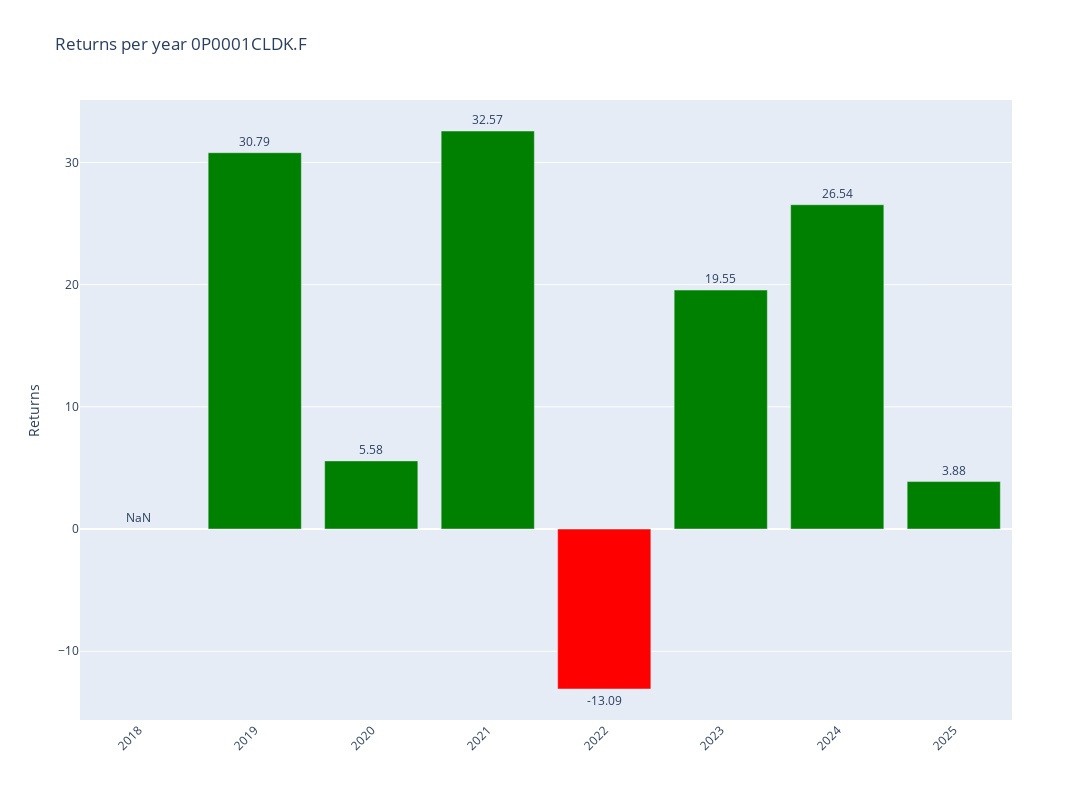

The notebook cell this image was saved under:
### Code cell
# Plotly
fig = make_subplots()

# Add colors
colors = ['green' if x >= 0 else 'red' for x in annual_data['Return']]

# Graph (1,1)
fig.add_trace(go.Bar(y=annual_data['Return'],x=annual_data['Return'].index,text=round(annual_data['Return'],2),textposition='outside',marker_color=colors,hoverinfo='skip'),row=1,col=1)

# Update xaxis properties
fig.update_yaxes(title_text="Returns", row=1, col=1)

fig.update_layout(xaxis=dict(tickvals=annual_data.index,tickangle=-45),height=800, width=1300,title=f"Returns per year {ticker}")

fig.show()

### Figure 1 — Plotly figure (JSON) as saved in the notebook; plotly's stock layout.template omitted (floating-point values rounded to 4 significant figures)
{"data": [{"hoverinfo": "skip", "marker": {"color": ["red", "green", "green", "green", "red", "green", "green", "green"]}, "text": [NaN, 30.79, 5.58, 32.57, -13.09, 19.55, 26.54, 3.88], "textposition": "outside", "type": "bar", "x": [2018, 2019, 2020, 2021, 2022, 2023, 2024, 2025], "xaxis": "x", "y": [NaN, 30.79, 5.577, 32.57, -13.09, 19.55, 26.54, 3.884], "yaxis": "y"}], "layout": {"height": 800, "title": {"text": "Returns per year 0P0001CLDK.F"}, "width": 1300, "xaxis": {"anchor": "y", "domain": [0, 1], "tickangle": -45, "tickvals": [2018, 2019, 2020, 2021, 2022, 2023, 2024, 2025]}, "yaxis": {"anchor": "x", "domain": [0, 1], "title": {"text": "Returns"}}}}
